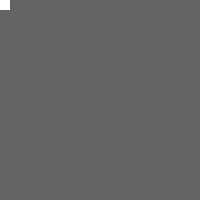
Frame 1 (no input)
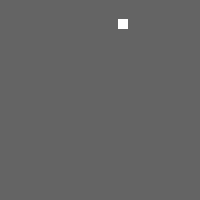
Frame 60 (the mouse pressed at the canvas centre just before this capture)
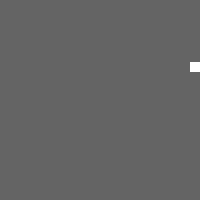
Frame 120 (the mouse held since frame 60 and released just before this capture)

The Processing sketch that drew these frames (run headless with seeded random() and noise(); from frame 60 on, the mouse is pressed at the canvas centre):

// Processing sketch: exercise05_10_edges_travelling_bouncing_square_sketch
// ── exercise05_10_edges_travelling_bouncing_square_sketch.pde
int x = 0; // x location of square
int y = 0; // y location of square

int speed = 2; // speed of square

// A variable to keep track ot the square's "state".
// Depending on the value of its state, 
// it will either move right, down, letf, or up
int state = 0;

boolean bounceUp = true;

void setup() {
  size(200,200);
}

void draw() {
  background(100);
  // Display the square
  noStroke();
  fill(255);
  rect(x, y,10,10);

  // If hte state is 0, move to the right
  if(state == 0) {
    x = x + speed;
    // If, while the state is `0`, it reaches the right side of the window,
    // change the state to 1. The same logic repeated for other states.
    if (x > width - 10) {
      x = width - 10;
      state = 1;
    }

    y = constrain(y, 0, 20);
    if (bounceUp) {
      y++;
      if (y == 20) {
        bounceUp = false;
      }
    } else {
      if(y >= 1) {
        y--;
        if (y == 0) {
          bounceUp = true;
        }
      }
    }
  } else if (state == 1) {
    y = y + speed;
    if (y > height - 10) {
      y = height - 10;
      state = 2;
    }
  } else if (state == 2) {
    x = x - speed;
    if (x < 0) {
      x = 0;
      state = 3;
    }
  } else if (state == 3) {
    y = y - speed;
    if (y < 0) {
      y = 0;
      state = 0;
    }
  }
}
